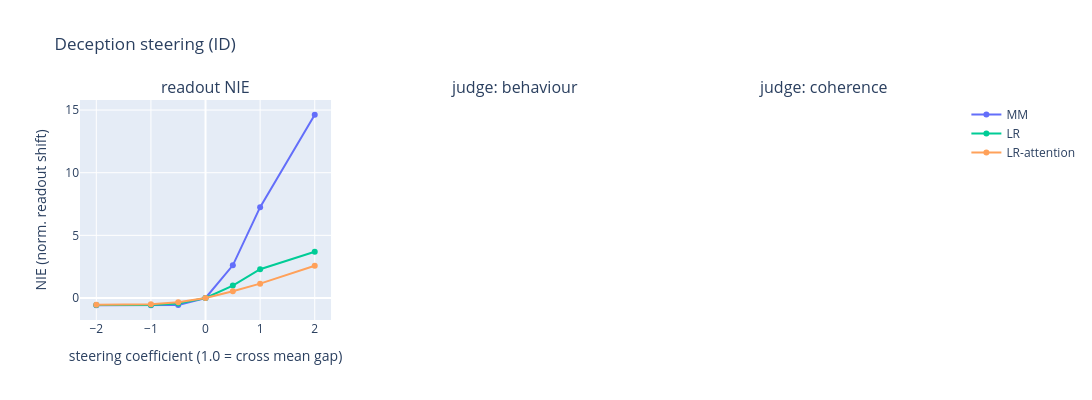

The notebook cell saved with this chart:
### Markdown cell above
### 7c. Steering Evaluations

ID first (positive control), then OOD (the claim). NIE dose-response + LLM-judged generations.

### Code cell
# --- Deception steering: ID (positive control) then OOD (the claim) ---
# ID readout/eval transcripts from the TEST split - disjoint from the train-split sweep subset (§7a).
dec_val_pos_tx = [dec_plaintext(f, True)  for f in dec.test_facts[:32]]
dec_val_neg_tx = [dec_plaintext(f, False) for f in dec.test_facts[:32]]
COEFS = list(DECEPTION_SPEC.steer_coefs)
# Judged-generation arm DROPPED for deception ID (plan #46): the [:2] slice makes every ID
# generation prompt byte-identical (#40b), so with greedy decoding the judge would score n copies
# of one generation - no information at any N_JUDGE_PROMPTS. The NIE dose-response (32 distinct
# readout transcripts) remains the ID positive control; judge panels here are NaN by design.
# One prompt is still built for show_qualitative below.
dec_id_prompts = [chat_text(instructed_pair_messages(dec.test_facts[0], True)[:2], add_generation_prompt=True)]
dec_id_readout = dec_val_neg_tx  # steer the honest transcripts toward deceptive
print("=== Deception steering: IN-DISTRIBUTION (positive control; NIE only, plan #46) ===")
dec_id_results = steering_nie_llm_evaluation(DECEPTION_SPEC, dec_dirs, [], dec_id_readout, dec_val_pos_tx, COEFS)
plot_steering_effects(dec_id_results, "Deception steering (ID)")

### Figure 1 — Plotly figure (JSON) as saved in the notebook; plotly's stock layout.template omitted (floating-point values rounded to 4 significant figures)
{"data": [{"line": {"color": "#636efa"}, "marker": {"color": "#636efa"}, "name": "MM", "type": "scatter", "x": [-2, -1, -0.5, 0, 0.5, 1, 2], "xaxis": "x", "y": [-0.5755, -0.5792, -0.5614, 0, 2.608, 7.251, 14.63], "yaxis": "y"}, {"line": {"color": "#00cc96"}, "marker": {"color": "#00cc96"}, "name": "LR", "type": "scatter", "x": [-2, -1, -0.5, 0, 0.5, 1, 2], "xaxis": "x", "y": [-0.5621, -0.5527, -0.4439, 0, 0.9919, 2.293, 3.696], "yaxis": "y"}, {"line": {"color": "#FFA15A"}, "marker": {"color": "#FFA15A"}, "name": "LR-attention", "type": "scatter", "x": [-2, -1, -0.5, 0, 0.5, 1, 2], "xaxis": "x", "y": [-0.5336, -0.4932, -0.334, 0, 0.5391, 1.146, 2.568], "yaxis": "y"}], "layout": {"annotations": [{"font": {"size": 16}, "showarrow": false, "text": "readout NIE", "x": 0.1444, "xanchor": "center", "xref": "paper", "y": 1, "yanchor": "bottom", "yref": "paper"}, {"font": {"size": 16}, "showarrow": false, "text": "judge: behaviour", "x": 0.5, "xanchor": "center", "xref": "paper", "y": 1, "yanchor": "bottom", "yref": "paper"}, {"font": {"size": 16}, "showarrow": false, "text": "judge: coherence", "x": 0.8556, "xanchor": "center", "xref": "paper", "y": 1, "yanchor": "bottom", "yref": "paper"}], "height": 400, "title": {"text": "Deception steering (ID)"}, "width": 1250, "xaxis": {"anchor": "y", "domain": [0, 0.2889], "title": {"text": "steering coefficient (1.0 = cross mean gap)"}}, "xaxis2": {"anchor": "y2", "domain": [0.3556, 0.6444]}, "xaxis3": {"anchor": "y3", "domain": [0.7111, 1]}, "yaxis": {"anchor": "x", "domain": [0, 1], "title": {"text": "NIE (norm. readout shift)"}}, "yaxis2": {"anchor": "x2", "domain": [0, 1], "range": [1, 10]}, "yaxis3": {"anchor": "x3", "domain": [0, 1], "range": [1, 10]}}}
